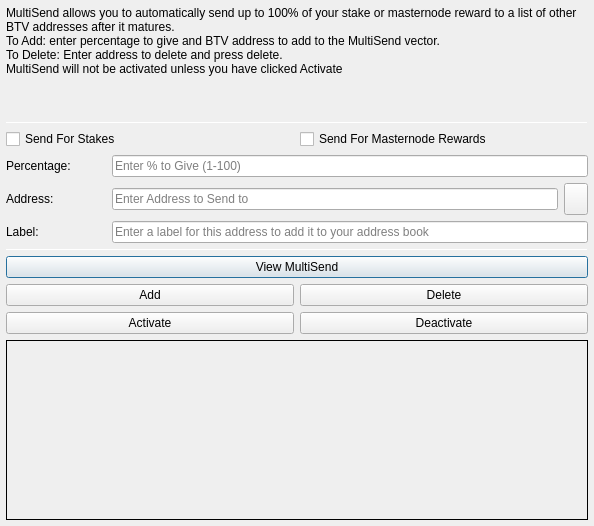
<?xml version="1.0" encoding="UTF-8"?>
<ui version="4.0">
 <class>MultiSendDialog</class>
 <widget class="QDialog" name="MultiSendDialog">
  <property name="windowModality">
   <enum>Qt::NonModal</enum>
  </property>
  <property name="geometry">
   <rect>
    <x>0</x>
    <y>0</y>
    <width>594</width>
    <height>526</height>
   </rect>
  </property>
  <property name="windowTitle">
   <string>MultiSend</string>
  </property>
  <layout class="QVBoxLayout" name="verticalLayout" stretch="0">
   <property name="leftMargin">
    <number>6</number>
   </property>
   <property name="topMargin">
    <number>6</number>
   </property>
   <property name="rightMargin">
    <number>6</number>
   </property>
   <property name="bottomMargin">
    <number>6</number>
   </property>
   <item>
    <layout class="QVBoxLayout" name="verticalLayout_Main" stretch="1,1,1,0,1,1,1">
     <item>
      <widget class="QLabel" name="label_2">
       <property name="lineWidth">
        <number>1</number>
       </property>
       <property name="text">
        <string>MultiSend allows you to automatically send up to 100% of your stake or masternode reward to a list of other BTV addresses after it matures.
To Add: enter percentage to give and BTV address to add to the MultiSend vector.
To Delete: Enter address to delete and press delete.
MultiSend will not be activated unless you have clicked Activate</string>
       </property>
       <property name="alignment">
        <set>Qt::AlignLeading|Qt::AlignLeft|Qt::AlignTop</set>
       </property>
       <property name="wordWrap">
        <bool>true</bool>
       </property>
      </widget>
     </item>
     <item>
      <widget class="Line" name="line">
       <property name="minimumSize">
        <size>
         <width>0</width>
         <height>1</height>
        </size>
       </property>
       <property name="maximumSize">
        <size>
         <width>16777215</width>
         <height>1</height>
        </size>
       </property>
       <property name="orientation">
        <enum>Qt::Horizontal</enum>
       </property>
      </widget>
     </item>
     <item>
      <layout class="QVBoxLayout" name="verticalLayout_Settings">
       <item>
        <layout class="QHBoxLayout" name="horizontalLayout">
         <item>
          <widget class="QCheckBox" name="multiSendStakeCheckBox">
           <property name="text">
            <string>Send For Stakes</string>
           </property>
          </widget>
         </item>
         <item>
          <widget class="QCheckBox" name="multiSendMasternodeCheckBox">
           <property name="text">
            <string>Send For Masternode Rewards</string>
           </property>
          </widget>
         </item>
        </layout>
       </item>
       <item>
        <layout class="QHBoxLayout" name="horizontalLayout_6">
         <item>
          <widget class="QLabel" name="label">
           <property name="minimumSize">
            <size>
             <width>100</width>
             <height>0</height>
            </size>
           </property>
           <property name="toolTip">
            <string>Percentage of stake to send</string>
           </property>
           <property name="text">
            <string>Percentage:</string>
           </property>
          </widget>
         </item>
         <item>
          <widget class="QLineEdit" name="multiSendPercentEdit">
           <property name="toolTip">
            <string>Enter whole numbers 1 - 100</string>
           </property>
           <property name="placeholderText">
            <string>Enter % to Give (1-100)</string>
           </property>
          </widget>
         </item>
        </layout>
       </item>
       <item>
        <layout class="QHBoxLayout" name="horizontalLayout_7">
         <item>
          <widget class="QLabel" name="label_5">
           <property name="minimumSize">
            <size>
             <width>100</width>
             <height>0</height>
            </size>
           </property>
           <property name="toolTip">
            <string>Address to send portion of stake to</string>
           </property>
           <property name="text">
            <string>Address:</string>
           </property>
          </widget>
         </item>
         <item>
          <widget class="QLineEdit" name="multiSendAddressEdit">
           <property name="toolTip">
            <string/>
           </property>
           <property name="placeholderText">
            <string>Enter Address to Send to</string>
           </property>
          </widget>
         </item>
         <item>
          <widget class="QToolButton" name="addressBookButton">
           <property name="maximumSize">
            <size>
             <width>16777215</width>
             <height>32</height>
            </size>
           </property>
           <property name="toolTip">
            <string>Choose an address from the address book</string>
           </property>
           <property name="text">
            <string/>
           </property>
           <property name="icon">
            <iconset resource="../bitcoininvest.qrc">
             <normaloff>:/icons/address-book</normaloff>:/icons/address-book</iconset>
           </property>
           <property name="shortcut">
            <string>Alt+A</string>
           </property>
          </widget>
         </item>
        </layout>
       </item>
      </layout>
     </item>
     <item>
      <layout class="QHBoxLayout" name="horizontalLayout_3">
       <item>
        <widget class="QLabel" name="label_3">
         <property name="minimumSize">
          <size>
           <width>100</width>
           <height>0</height>
          </size>
         </property>
         <property name="text">
          <string>Label:</string>
         </property>
        </widget>
       </item>
       <item>
        <widget class="QLineEdit" name="labelAddressLabelEdit">
         <property name="placeholderText">
          <string>Enter a label for this address to add it to your address book</string>
         </property>
        </widget>
       </item>
      </layout>
     </item>
     <item>
      <widget class="Line" name="line_2">
       <property name="minimumSize">
        <size>
         <width>0</width>
         <height>1</height>
        </size>
       </property>
       <property name="maximumSize">
        <size>
         <width>16777215</width>
         <height>1</height>
        </size>
       </property>
       <property name="orientation">
        <enum>Qt::Horizontal</enum>
       </property>
      </widget>
     </item>
     <item>
      <layout class="QVBoxLayout" name="verticalLayout_Buttons">
       <item>
        <layout class="QHBoxLayout" name="horizontalLayout_4">
         <item>
          <widget class="QPushButton" name="viewButton">
           <property name="toolTip">
            <string/>
           </property>
           <property name="statusTip">
            <string>View MultiSend Vector</string>
           </property>
           <property name="text">
            <string>View MultiSend</string>
           </property>
          </widget>
         </item>
        </layout>
       </item>
       <item>
        <layout class="QHBoxLayout" name="horizontalLayout_2">
         <item>
          <widget class="QPushButton" name="addButton">
           <property name="toolTip">
            <string/>
           </property>
           <property name="statusTip">
            <string>Add to MultiSend Vector</string>
           </property>
           <property name="text">
            <string>Add</string>
           </property>
          </widget>
         </item>
         <item>
          <widget class="QPushButton" name="deleteButton">
           <property name="toolTip">
            <string/>
           </property>
           <property name="statusTip">
            <string>Delete Address From MultiSend Vector</string>
           </property>
           <property name="text">
            <string>Delete</string>
           </property>
          </widget>
         </item>
        </layout>
       </item>
       <item>
        <layout class="QHBoxLayout" name="horizontalLayout_5">
         <item>
          <widget class="QPushButton" name="activateButton">
           <property name="statusTip">
            <string>Activate MultiSend</string>
           </property>
           <property name="text">
            <string>Activate</string>
           </property>
          </widget>
         </item>
         <item>
          <widget class="QPushButton" name="disableButton">
           <property name="statusTip">
            <string>Deactivate MultiSend</string>
           </property>
           <property name="text">
            <string>Deactivate</string>
           </property>
          </widget>
         </item>
        </layout>
       </item>
      </layout>
     </item>
     <item>
      <widget class="QLabel" name="message">
       <property name="minimumSize">
        <size>
         <width>0</width>
         <height>180</height>
        </size>
       </property>
       <property name="frameShape">
        <enum>QFrame::Panel</enum>
       </property>
       <property name="frameShadow">
        <enum>QFrame::Plain</enum>
       </property>
       <property name="lineWidth">
        <number>1</number>
       </property>
       <property name="midLineWidth">
        <number>1</number>
       </property>
       <property name="text">
        <string/>
       </property>
       <property name="alignment">
        <set>Qt::AlignLeading|Qt::AlignLeft|Qt::AlignTop</set>
       </property>
       <property name="wordWrap">
        <bool>true</bool>
       </property>
      </widget>
     </item>
    </layout>
   </item>
  </layout>
 </widget>
 <resources>
  <include location="../bitcoininvest.qrc"/>
 </resources>
 <connections/>
</ui>
